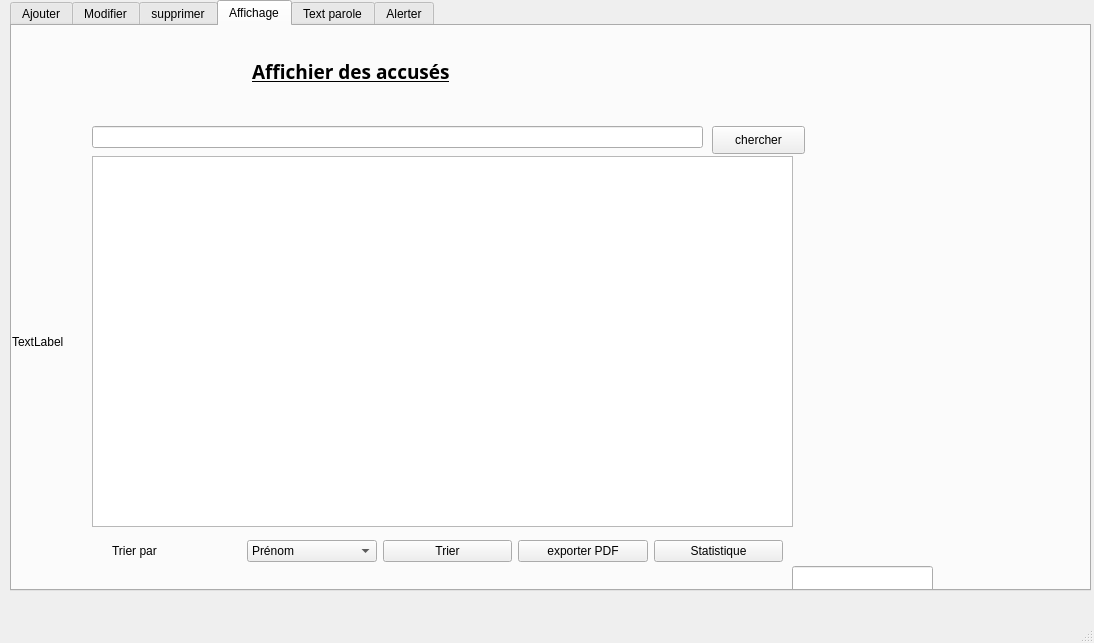
<?xml version="1.0" encoding="UTF-8"?>
<ui version="4.0">
 <class>MainWindow</class>
 <widget class="QMainWindow" name="MainWindow">
  <property name="geometry">
   <rect>
    <x>0</x>
    <y>0</y>
    <width>1094</width>
    <height>643</height>
   </rect>
  </property>
  <property name="windowTitle">
   <string>MainWindow</string>
  </property>
  <widget class="QWidget" name="centralwidget">
   <widget class="QTabWidget" name="Affichage">
    <property name="geometry">
     <rect>
      <x>10</x>
      <y>0</y>
      <width>1081</width>
      <height>591</height>
     </rect>
    </property>
    <property name="styleSheet">
     <string notr="true"/>
    </property>
    <property name="currentIndex">
     <number>3</number>
    </property>
    <property name="movable">
     <bool>true</bool>
    </property>
    <widget class="QWidget" name="Ajouter">
     <attribute name="title">
      <string>Ajouter</string>
     </attribute>
     <widget class="QGroupBox" name="groupBox">
      <property name="geometry">
       <rect>
        <x>240</x>
        <y>120</y>
        <width>511</width>
        <height>351</height>
       </rect>
      </property>
      <property name="font">
       <font>
        <weight>75</weight>
        <bold>true</bold>
       </font>
      </property>
      <property name="styleSheet">
       <string notr="true">color: rgb(15, 15, 15);</string>
      </property>
      <property name="title">
       <string>Ajouter un accusé</string>
      </property>
      <widget class="QLabel" name="label_id">
       <property name="geometry">
        <rect>
         <x>40</x>
         <y>50</y>
         <width>91</width>
         <height>31</height>
        </rect>
       </property>
       <property name="font">
        <font>
         <weight>75</weight>
         <bold>true</bold>
        </font>
       </property>
       <property name="contextMenuPolicy">
        <enum>Qt::ActionsContextMenu</enum>
       </property>
       <property name="styleSheet">
        <string notr="true"/>
       </property>
       <property name="text">
        <string>ID</string>
       </property>
      </widget>
      <widget class="QLabel" name="label_nom">
       <property name="geometry">
        <rect>
         <x>40</x>
         <y>100</y>
         <width>91</width>
         <height>31</height>
        </rect>
       </property>
       <property name="font">
        <font>
         <weight>75</weight>
         <bold>true</bold>
        </font>
       </property>
       <property name="styleSheet">
        <string notr="true"/>
       </property>
       <property name="text">
        <string>NOM</string>
       </property>
      </widget>
      <widget class="QLabel" name="label_prenom">
       <property name="geometry">
        <rect>
         <x>40</x>
         <y>150</y>
         <width>91</width>
         <height>31</height>
        </rect>
       </property>
       <property name="font">
        <font>
         <weight>75</weight>
         <bold>true</bold>
        </font>
       </property>
       <property name="styleSheet">
        <string notr="true"/>
       </property>
       <property name="text">
        <string>PRENOM</string>
       </property>
      </widget>
      <widget class="QLabel" name="label_affaire">
       <property name="geometry">
        <rect>
         <x>40</x>
         <y>200</y>
         <width>131</width>
         <height>31</height>
        </rect>
       </property>
       <property name="font">
        <font>
         <weight>75</weight>
         <bold>true</bold>
        </font>
       </property>
       <property name="styleSheet">
        <string notr="true"/>
       </property>
       <property name="text">
        <string>ID affaires juridiques</string>
       </property>
      </widget>
      <widget class="QLabel" name="label_etat">
       <property name="geometry">
        <rect>
         <x>40</x>
         <y>250</y>
         <width>91</width>
         <height>31</height>
        </rect>
       </property>
       <property name="font">
        <font>
         <weight>75</weight>
         <bold>true</bold>
        </font>
       </property>
       <property name="styleSheet">
        <string notr="true"/>
       </property>
       <property name="text">
        <string>ETAT</string>
       </property>
      </widget>
      <widget class="QPushButton" name="pushButton_ajouter">
       <property name="geometry">
        <rect>
         <x>380</x>
         <y>300</y>
         <width>93</width>
         <height>28</height>
        </rect>
       </property>
       <property name="styleSheet">
        <string notr="true">color: rgb(0, 0, 0);</string>
       </property>
       <property name="text">
        <string>ajouter</string>
       </property>
      </widget>
      <widget class="QLineEdit" name="lineEdit_id_ajou">
       <property name="geometry">
        <rect>
         <x>200</x>
         <y>50</y>
         <width>141</width>
         <height>31</height>
        </rect>
       </property>
       <property name="styleSheet">
        <string notr="true">color: rgb(0, 0, 0);</string>
       </property>
      </widget>
      <widget class="QLineEdit" name="lineEdit_nom_aj">
       <property name="geometry">
        <rect>
         <x>200</x>
         <y>100</y>
         <width>141</width>
         <height>31</height>
        </rect>
       </property>
       <property name="styleSheet">
        <string notr="true">color: rgb(52, 52, 52);</string>
       </property>
      </widget>
      <widget class="QLineEdit" name="lineEdit_pren_aj">
       <property name="geometry">
        <rect>
         <x>200</x>
         <y>150</y>
         <width>141</width>
         <height>31</height>
        </rect>
       </property>
       <property name="styleSheet">
        <string notr="true">color: rgb(16, 16, 16);</string>
       </property>
      </widget>
      <widget class="QComboBox" name="comboBox_aj">
       <property name="geometry">
        <rect>
         <x>200</x>
         <y>260</y>
         <width>141</width>
         <height>22</height>
        </rect>
       </property>
       <property name="styleSheet">
        <string notr="true">color: rgb(25, 25, 25);</string>
       </property>
       <item>
        <property name="text">
         <string>liberer</string>
        </property>
       </item>
       <item>
        <property name="text">
         <string>prisonier</string>
        </property>
       </item>
      </widget>
      <widget class="QComboBox" name="comboBox_affaire">
       <property name="geometry">
        <rect>
         <x>200</x>
         <y>210</y>
         <width>141</width>
         <height>22</height>
        </rect>
       </property>
      </widget>
     </widget>
     <widget class="QLabel" name="label_7">
      <property name="geometry">
       <rect>
        <x>410</x>
        <y>70</y>
        <width>261</width>
        <height>31</height>
       </rect>
      </property>
      <property name="font">
       <font>
        <family>Roman</family>
        <pointsize>14</pointsize>
        <weight>75</weight>
        <italic>false</italic>
        <bold>true</bold>
        <underline>true</underline>
        <strikeout>false</strikeout>
       </font>
      </property>
      <property name="tabletTracking">
       <bool>false</bool>
      </property>
      <property name="styleSheet">
       <string notr="true">color: rgb(15, 15, 15);</string>
      </property>
      <property name="text">
       <string>Ajouter des accusés</string>
      </property>
     </widget>
     <widget class="QLabel" name="label_id_photo">
      <property name="geometry">
       <rect>
        <x>80</x>
        <y>300</y>
        <width>91</width>
        <height>31</height>
       </rect>
      </property>
      <property name="font">
       <font>
        <weight>75</weight>
        <bold>true</bold>
       </font>
      </property>
      <property name="text">
       <string/>
      </property>
     </widget>
     <widget class="QLabel" name="label_logo">
      <property name="geometry">
       <rect>
        <x>10</x>
        <y>0</y>
        <width>1051</width>
        <height>561</height>
       </rect>
      </property>
      <property name="text">
       <string>TextLabel</string>
      </property>
     </widget>
     <zorder>label_logo</zorder>
     <zorder>label_7</zorder>
     <zorder>label_id_photo</zorder>
     <zorder>groupBox</zorder>
    </widget>
    <widget class="QWidget" name="modifier_2">
     <attribute name="title">
      <string>Modifier</string>
     </attribute>
     <widget class="QLabel" name="label_10">
      <property name="geometry">
       <rect>
        <x>440</x>
        <y>70</y>
        <width>261</width>
        <height>31</height>
       </rect>
      </property>
      <property name="font">
       <font>
        <family>Roman</family>
        <pointsize>14</pointsize>
        <weight>75</weight>
        <italic>false</italic>
        <bold>true</bold>
        <underline>true</underline>
       </font>
      </property>
      <property name="text">
       <string>&lt;html&gt;&lt;head/&gt;&lt;body&gt;&lt;p&gt;&lt;span style=&quot; color:#0f0f0f;&quot;&gt;Modifier des accusés:&lt;/span&gt;&lt;/p&gt;&lt;/body&gt;&lt;/html&gt;</string>
      </property>
     </widget>
     <widget class="QGroupBox" name="groupBox_3">
      <property name="geometry">
       <rect>
        <x>290</x>
        <y>120</y>
        <width>511</width>
        <height>351</height>
       </rect>
      </property>
      <property name="title">
       <string>Modifier un accusé</string>
      </property>
      <widget class="QLabel" name="label_id_3">
       <property name="geometry">
        <rect>
         <x>40</x>
         <y>50</y>
         <width>91</width>
         <height>31</height>
        </rect>
       </property>
       <property name="font">
        <font>
         <weight>75</weight>
         <bold>true</bold>
        </font>
       </property>
       <property name="styleSheet">
        <string notr="true"/>
       </property>
       <property name="text">
        <string>ID</string>
       </property>
      </widget>
      <widget class="QLabel" name="label_nom_2">
       <property name="geometry">
        <rect>
         <x>40</x>
         <y>100</y>
         <width>91</width>
         <height>31</height>
        </rect>
       </property>
       <property name="font">
        <font>
         <weight>75</weight>
         <bold>true</bold>
        </font>
       </property>
       <property name="styleSheet">
        <string notr="true"/>
       </property>
       <property name="text">
        <string>&lt;html&gt;&lt;head/&gt;&lt;body&gt;&lt;p&gt;NOM&lt;/p&gt;&lt;p&gt;&lt;br/&gt;&lt;/p&gt;&lt;/body&gt;&lt;/html&gt;</string>
       </property>
      </widget>
      <widget class="QLabel" name="label_prenom_2">
       <property name="geometry">
        <rect>
         <x>40</x>
         <y>150</y>
         <width>91</width>
         <height>31</height>
        </rect>
       </property>
       <property name="font">
        <font>
         <weight>75</weight>
         <bold>true</bold>
        </font>
       </property>
       <property name="styleSheet">
        <string notr="true"/>
       </property>
       <property name="text">
        <string>&lt;html&gt;&lt;head/&gt;&lt;body&gt;&lt;p&gt;PRENOM&lt;/p&gt;&lt;p&gt;&lt;br/&gt;&lt;/p&gt;&lt;/body&gt;&lt;/html&gt;</string>
       </property>
      </widget>
      <widget class="QLabel" name="label_affaire_2">
       <property name="geometry">
        <rect>
         <x>40</x>
         <y>200</y>
         <width>131</width>
         <height>31</height>
        </rect>
       </property>
       <property name="font">
        <font>
         <weight>75</weight>
         <bold>true</bold>
        </font>
       </property>
       <property name="styleSheet">
        <string notr="true"/>
       </property>
       <property name="text">
        <string>&lt;html&gt;&lt;head/&gt;&lt;body&gt;&lt;p&gt;ID affaires juridiques&lt;/p&gt;&lt;/body&gt;&lt;/html&gt;</string>
       </property>
      </widget>
      <widget class="QLabel" name="label_etat_2">
       <property name="geometry">
        <rect>
         <x>40</x>
         <y>250</y>
         <width>91</width>
         <height>31</height>
        </rect>
       </property>
       <property name="font">
        <font>
         <weight>75</weight>
         <bold>true</bold>
        </font>
       </property>
       <property name="styleSheet">
        <string notr="true"/>
       </property>
       <property name="text">
        <string>&lt;html&gt;&lt;head/&gt;&lt;body&gt;&lt;p&gt;ETAT&lt;/p&gt;&lt;/body&gt;&lt;/html&gt;</string>
       </property>
      </widget>
      <widget class="QPushButton" name="pushButton_ajouter_2">
       <property name="geometry">
        <rect>
         <x>380</x>
         <y>300</y>
         <width>93</width>
         <height>28</height>
        </rect>
       </property>
       <property name="text">
        <string>Modifier</string>
       </property>
      </widget>
      <widget class="QLineEdit" name="lineEdit_id_ajou_2">
       <property name="geometry">
        <rect>
         <x>200</x>
         <y>50</y>
         <width>141</width>
         <height>31</height>
        </rect>
       </property>
      </widget>
      <widget class="QLineEdit" name="lineEdit_nom_aj_2">
       <property name="geometry">
        <rect>
         <x>200</x>
         <y>100</y>
         <width>141</width>
         <height>31</height>
        </rect>
       </property>
      </widget>
      <widget class="QLineEdit" name="lineEdit_pren_aj_2">
       <property name="geometry">
        <rect>
         <x>200</x>
         <y>150</y>
         <width>141</width>
         <height>31</height>
        </rect>
       </property>
      </widget>
      <widget class="QComboBox" name="comboBox_mod">
       <property name="geometry">
        <rect>
         <x>200</x>
         <y>260</y>
         <width>141</width>
         <height>22</height>
        </rect>
       </property>
       <item>
        <property name="text">
         <string>liberer</string>
        </property>
       </item>
       <item>
        <property name="text">
         <string>prisonier</string>
        </property>
       </item>
      </widget>
      <widget class="QLineEdit" name="lineEdit_aff_ajou_2">
       <property name="geometry">
        <rect>
         <x>200</x>
         <y>210</y>
         <width>141</width>
         <height>31</height>
        </rect>
       </property>
      </widget>
     </widget>
     <widget class="QLabel" name="label_logo_2">
      <property name="geometry">
       <rect>
        <x>-50</x>
        <y>-30</y>
        <width>1261</width>
        <height>661</height>
       </rect>
      </property>
      <property name="text">
       <string>TextLabel</string>
      </property>
     </widget>
     <zorder>label_logo_2</zorder>
     <zorder>groupBox_3</zorder>
     <zorder>label_10</zorder>
    </widget>
    <widget class="QWidget" name="modifier">
     <attribute name="title">
      <string>supprimer</string>
     </attribute>
     <widget class="QGroupBox" name="groupBox_2">
      <property name="geometry">
       <rect>
        <x>230</x>
        <y>120</y>
        <width>571</width>
        <height>271</height>
       </rect>
      </property>
      <property name="font">
       <font>
        <family>Rockwell Condensed</family>
        <pointsize>11</pointsize>
        <weight>50</weight>
        <bold>false</bold>
       </font>
      </property>
      <property name="styleSheet">
       <string notr="true"/>
      </property>
      <property name="title">
       <string>supprimer un acusee</string>
      </property>
      <widget class="QLabel" name="label_id_2">
       <property name="geometry">
        <rect>
         <x>50</x>
         <y>110</y>
         <width>141</width>
         <height>41</height>
        </rect>
       </property>
       <property name="font">
        <font>
         <family>Segoe UI Black</family>
         <pointsize>8</pointsize>
         <weight>75</weight>
         <bold>true</bold>
        </font>
       </property>
       <property name="text">
        <string>ID</string>
       </property>
      </widget>
      <widget class="QLineEdit" name="lineEdit_id_ajou_supp">
       <property name="geometry">
        <rect>
         <x>200</x>
         <y>110</y>
         <width>141</width>
         <height>31</height>
        </rect>
       </property>
      </widget>
      <widget class="QPushButton" name="pushButton_supp">
       <property name="geometry">
        <rect>
         <x>380</x>
         <y>190</y>
         <width>111</width>
         <height>28</height>
        </rect>
       </property>
       <property name="font">
        <font>
         <family>Sitka Small</family>
         <pointsize>11</pointsize>
         <weight>50</weight>
         <bold>false</bold>
        </font>
       </property>
       <property name="text">
        <string>supprimer</string>
       </property>
      </widget>
     </widget>
     <widget class="QLabel" name="label_8">
      <property name="geometry">
       <rect>
        <x>390</x>
        <y>70</y>
        <width>261</width>
        <height>31</height>
       </rect>
      </property>
      <property name="font">
       <font>
        <family>Roman</family>
        <pointsize>14</pointsize>
        <weight>75</weight>
        <italic>false</italic>
        <bold>true</bold>
        <underline>true</underline>
       </font>
      </property>
      <property name="text">
       <string>Supprimer des accusés</string>
      </property>
     </widget>
     <widget class="QLabel" name="label_logo_3">
      <property name="geometry">
       <rect>
        <x>0</x>
        <y>0</y>
        <width>1171</width>
        <height>581</height>
       </rect>
      </property>
      <property name="text">
       <string>TextLabel</string>
      </property>
     </widget>
     <zorder>label_logo_3</zorder>
     <zorder>groupBox_2</zorder>
     <zorder>label_8</zorder>
    </widget>
    <widget class="QWidget" name="affichage">
     <attribute name="title">
      <string>Affichage</string>
     </attribute>
     <widget class="QLabel" name="label_9">
      <property name="geometry">
       <rect>
        <x>240</x>
        <y>30</y>
        <width>261</width>
        <height>31</height>
       </rect>
      </property>
      <property name="font">
       <font>
        <family>Roman</family>
        <pointsize>14</pointsize>
        <weight>75</weight>
        <italic>false</italic>
        <bold>true</bold>
        <underline>true</underline>
       </font>
      </property>
      <property name="text">
       <string>Affichier des accusés</string>
      </property>
     </widget>
     <widget class="QTableView" name="tableView_aff">
      <property name="geometry">
       <rect>
        <x>80</x>
        <y>130</y>
        <width>701</width>
        <height>371</height>
       </rect>
      </property>
      <property name="autoFillBackground">
       <bool>false</bool>
      </property>
      <property name="sortingEnabled">
       <bool>true</bool>
      </property>
     </widget>
     <widget class="QLabel" name="label_logo_4">
      <property name="geometry">
       <rect>
        <x>0</x>
        <y>-30</y>
        <width>1331</width>
        <height>691</height>
       </rect>
      </property>
      <property name="text">
       <string>TextLabel</string>
      </property>
     </widget>
     <widget class="QWidget" name="layoutWidget">
      <property name="geometry">
       <rect>
        <x>100</x>
        <y>510</y>
        <width>671</width>
        <height>30</height>
       </rect>
      </property>
      <layout class="QHBoxLayout" name="horizontalLayout_2">
       <item>
        <widget class="QLabel" name="label_id_4">
         <property name="text">
          <string>Trier par</string>
         </property>
        </widget>
       </item>
       <item>
        <widget class="QComboBox" name="comboBox">
         <item>
          <property name="text">
           <string>Prénom</string>
          </property>
         </item>
         <item>
          <property name="text">
           <string>Nom</string>
          </property>
         </item>
         <item>
          <property name="text">
           <string>ID</string>
          </property>
         </item>
        </widget>
       </item>
       <item>
        <widget class="QPushButton" name="pushButton_trier">
         <property name="text">
          <string>Trier</string>
         </property>
        </widget>
       </item>
       <item>
        <widget class="QPushButton" name="pushButton_pdf">
         <property name="text">
          <string>exporter PDF</string>
         </property>
        </widget>
       </item>
       <item>
        <widget class="QPushButton" name="pushButton_2">
         <property name="text">
          <string>Statistique</string>
         </property>
        </widget>
       </item>
      </layout>
     </widget>
     <widget class="QPushButton" name="pushButton">
      <property name="geometry">
       <rect>
        <x>700</x>
        <y>100</y>
        <width>93</width>
        <height>28</height>
       </rect>
      </property>
      <property name="text">
       <string>chercher</string>
      </property>
     </widget>
     <widget class="QLineEdit" name="lineEdit_id_ajou_3">
      <property name="geometry">
       <rect>
        <x>780</x>
        <y>540</y>
        <width>141</width>
        <height>31</height>
       </rect>
      </property>
      <property name="styleSheet">
       <string notr="true">color: rgb(0, 0, 0);</string>
      </property>
     </widget>
     <widget class="QLineEdit" name="lineEdit_cher">
      <property name="geometry">
       <rect>
        <x>80</x>
        <y>100</y>
        <width>611</width>
        <height>22</height>
       </rect>
      </property>
     </widget>
     <zorder>label_logo_4</zorder>
     <zorder>label_9</zorder>
     <zorder>tableView_aff</zorder>
     <zorder>layoutWidget</zorder>
     <zorder>pushButton</zorder>
     <zorder>lineEdit_id_ajou_3</zorder>
     <zorder>lineEdit_cher</zorder>
    </widget>
    <widget class="QWidget" name="tab">
     <attribute name="title">
      <string>Text parole</string>
     </attribute>
     <widget class="QGroupBox" name="groupBox_4">
      <property name="geometry">
       <rect>
        <x>50</x>
        <y>40</y>
        <width>821</width>
        <height>501</height>
       </rect>
      </property>
      <property name="title">
       <string>Texteparole</string>
      </property>
      <widget class="QPlainTextEdit" name="plainTextEdit">
       <property name="geometry">
        <rect>
         <x>20</x>
         <y>20</y>
         <width>691</width>
         <height>192</height>
        </rect>
       </property>
       <property name="sizePolicy">
        <sizepolicy hsizetype="Expanding" vsizetype="Expanding">
         <horstretch>0</horstretch>
         <verstretch>0</verstretch>
        </sizepolicy>
       </property>
       <property name="plainText">
        <string>hello smart court
</string>
       </property>
      </widget>
      <widget class="QWidget" name="layoutWidget">
       <property name="geometry">
        <rect>
         <x>20</x>
         <y>210</y>
         <width>691</width>
         <height>186</height>
        </rect>
       </property>
       <layout class="QGridLayout" name="gridLayout">
        <item row="3" column="2">
         <widget class="QSlider" name="pitch">
          <property name="minimum">
           <number>-10</number>
          </property>
          <property name="maximum">
           <number>10</number>
          </property>
          <property name="singleStep">
           <number>1</number>
          </property>
          <property name="orientation">
           <enum>Qt::Horizontal</enum>
          </property>
         </widget>
        </item>
        <item row="4" column="0">
         <widget class="QLabel" name="label_11">
          <property name="sizePolicy">
           <sizepolicy hsizetype="Minimum" vsizetype="Preferred">
            <horstretch>0</horstretch>
            <verstretch>0</verstretch>
           </sizepolicy>
          </property>
          <property name="text">
           <string>Engine</string>
          </property>
          <property name="alignment">
           <set>Qt::AlignRight|Qt::AlignTrailing|Qt::AlignVCenter</set>
          </property>
         </widget>
        </item>
        <item row="5" column="0">
         <widget class="QLabel" name="label_4">
          <property name="sizePolicy">
           <sizepolicy hsizetype="Minimum" vsizetype="Preferred">
            <horstretch>0</horstretch>
            <verstretch>0</verstretch>
           </sizepolicy>
          </property>
          <property name="text">
           <string>&amp;Language:</string>
          </property>
          <property name="alignment">
           <set>Qt::AlignRight|Qt::AlignTrailing|Qt::AlignVCenter</set>
          </property>
          <property name="buddy">
           <cstring>language</cstring>
          </property>
         </widget>
        </item>
        <item row="5" column="2">
         <widget class="QComboBox" name="language">
          <property name="sizePolicy">
           <sizepolicy hsizetype="Expanding" vsizetype="Fixed">
            <horstretch>0</horstretch>
            <verstretch>0</verstretch>
           </sizepolicy>
          </property>
         </widget>
        </item>
        <item row="6" column="2">
         <widget class="QComboBox" name="voice"/>
        </item>
        <item row="4" column="2">
         <widget class="QComboBox" name="engine">
          <property name="sizePolicy">
           <sizepolicy hsizetype="Expanding" vsizetype="Fixed">
            <horstretch>0</horstretch>
            <verstretch>0</verstretch>
           </sizepolicy>
          </property>
         </widget>
        </item>
        <item row="2" column="0">
         <widget class="QLabel" name="label_5">
          <property name="sizePolicy">
           <sizepolicy hsizetype="Minimum" vsizetype="Preferred">
            <horstretch>0</horstretch>
            <verstretch>0</verstretch>
           </sizepolicy>
          </property>
          <property name="text">
           <string>Rate:</string>
          </property>
          <property name="alignment">
           <set>Qt::AlignRight|Qt::AlignTrailing|Qt::AlignVCenter</set>
          </property>
         </widget>
        </item>
        <item row="6" column="0">
         <widget class="QLabel" name="label_6">
          <property name="text">
           <string>Voice name:</string>
          </property>
          <property name="alignment">
           <set>Qt::AlignRight|Qt::AlignTrailing|Qt::AlignVCenter</set>
          </property>
         </widget>
        </item>
        <item row="1" column="0">
         <widget class="QLabel" name="label_2">
          <property name="sizePolicy">
           <sizepolicy hsizetype="Minimum" vsizetype="Preferred">
            <horstretch>0</horstretch>
            <verstretch>0</verstretch>
           </sizepolicy>
          </property>
          <property name="text">
           <string>Volume:</string>
          </property>
          <property name="alignment">
           <set>Qt::AlignRight|Qt::AlignTrailing|Qt::AlignVCenter</set>
          </property>
         </widget>
        </item>
        <item row="2" column="2">
         <widget class="QSlider" name="rate">
          <property name="minimum">
           <number>-10</number>
          </property>
          <property name="maximum">
           <number>10</number>
          </property>
          <property name="orientation">
           <enum>Qt::Horizontal</enum>
          </property>
         </widget>
        </item>
        <item row="3" column="0">
         <widget class="QLabel" name="label_3">
          <property name="sizePolicy">
           <sizepolicy hsizetype="Minimum" vsizetype="Preferred">
            <horstretch>0</horstretch>
            <verstretch>0</verstretch>
           </sizepolicy>
          </property>
          <property name="text">
           <string>Pitch:</string>
          </property>
          <property name="alignment">
           <set>Qt::AlignRight|Qt::AlignTrailing|Qt::AlignVCenter</set>
          </property>
         </widget>
        </item>
        <item row="1" column="2">
         <widget class="QSlider" name="volume">
          <property name="maximum">
           <number>100</number>
          </property>
          <property name="singleStep">
           <number>5</number>
          </property>
          <property name="pageStep">
           <number>20</number>
          </property>
          <property name="value">
           <number>70</number>
          </property>
          <property name="orientation">
           <enum>Qt::Horizontal</enum>
          </property>
         </widget>
        </item>
       </layout>
      </widget>
      <widget class="QWidget" name="layoutWidget_2">
       <property name="geometry">
        <rect>
         <x>20</x>
         <y>400</y>
         <width>691</width>
         <height>30</height>
        </rect>
       </property>
       <layout class="QHBoxLayout" name="horizontalLayout">
        <item>
         <widget class="QPushButton" name="speakButton">
          <property name="text">
           <string>Speak</string>
          </property>
         </widget>
        </item>
        <item>
         <widget class="QPushButton" name="pauseButton">
          <property name="enabled">
           <bool>false</bool>
          </property>
          <property name="text">
           <string>Pause</string>
          </property>
         </widget>
        </item>
        <item>
         <widget class="QPushButton" name="resumeButton">
          <property name="enabled">
           <bool>false</bool>
          </property>
          <property name="text">
           <string>Resume</string>
          </property>
         </widget>
        </item>
        <item>
         <widget class="QPushButton" name="stopButton">
          <property name="text">
           <string>Stop</string>
          </property>
         </widget>
        </item>
       </layout>
      </widget>
     </widget>
     <widget class="QLabel" name="label_logo_5">
      <property name="geometry">
       <rect>
        <x>0</x>
        <y>-30</y>
        <width>1331</width>
        <height>691</height>
       </rect>
      </property>
      <property name="text">
       <string>TextLabel</string>
      </property>
     </widget>
     <zorder>label_logo_5</zorder>
     <zorder>groupBox_4</zorder>
    </widget>
    <widget class="QWidget" name="Alerte">
     <attribute name="title">
      <string>Alerter</string>
     </attribute>
     <widget class="QGroupBox" name="groupBox_5">
      <property name="geometry">
       <rect>
        <x>200</x>
        <y>120</y>
        <width>571</width>
        <height>271</height>
       </rect>
      </property>
      <property name="font">
       <font>
        <weight>75</weight>
        <bold>true</bold>
       </font>
      </property>
      <property name="styleSheet">
       <string notr="true"/>
      </property>
      <property name="title">
       <string>Accuser en recherche</string>
      </property>
      <widget class="QLabel" name="label_id_5">
       <property name="geometry">
        <rect>
         <x>50</x>
         <y>110</y>
         <width>141</width>
         <height>41</height>
        </rect>
       </property>
       <property name="font">
        <font>
         <family>Segoe UI Black</family>
         <weight>75</weight>
         <bold>true</bold>
        </font>
       </property>
       <property name="text">
        <string>ID </string>
       </property>
      </widget>
      <widget class="QPushButton" name="pushButton_alerte">
       <property name="geometry">
        <rect>
         <x>390</x>
         <y>190</y>
         <width>93</width>
         <height>28</height>
        </rect>
       </property>
       <property name="text">
        <string>Alerter</string>
       </property>
      </widget>
      <widget class="QLineEdit" name="lineEdit_alert">
       <property name="geometry">
        <rect>
         <x>190</x>
         <y>120</y>
         <width>113</width>
         <height>22</height>
        </rect>
       </property>
      </widget>
     </widget>
     <widget class="QLabel" name="label_logo_6">
      <property name="geometry">
       <rect>
        <x>0</x>
        <y>0</y>
        <width>1331</width>
        <height>691</height>
       </rect>
      </property>
      <property name="text">
       <string>TextLabel</string>
      </property>
     </widget>
     <zorder>label_logo_6</zorder>
     <zorder>groupBox_5</zorder>
    </widget>
   </widget>
  </widget>
  <widget class="QMenuBar" name="menubar">
   <property name="geometry">
    <rect>
     <x>0</x>
     <y>0</y>
     <width>1094</width>
     <height>26</height>
    </rect>
   </property>
  </widget>
  <widget class="QStatusBar" name="statusbar"/>
 </widget>
 <resources/>
 <connections/>
</ui>
